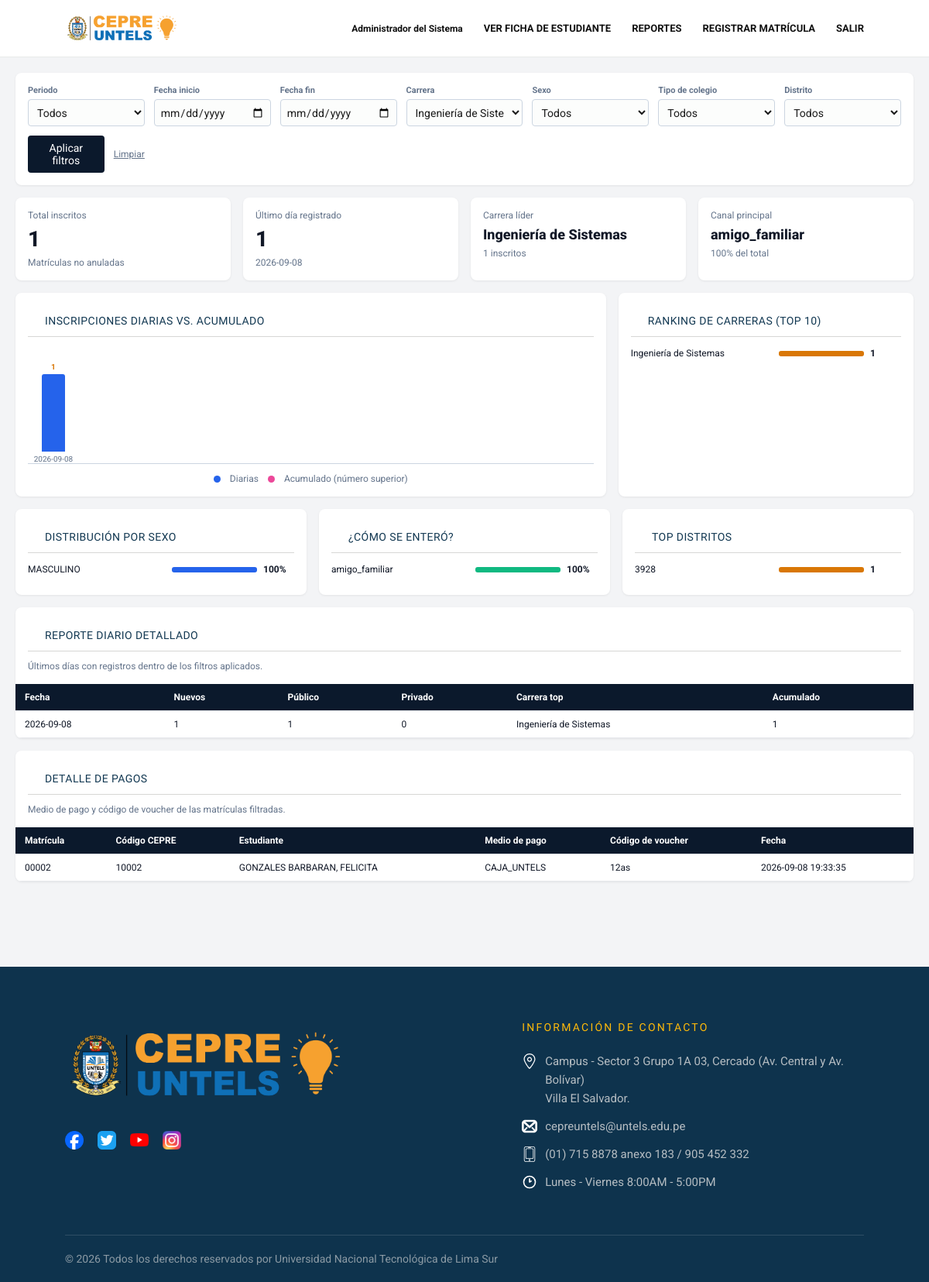
The page /public/reportes.php?carrera_id=1 (signed in) on the database its author committed.
### tables this page shows
CREATE TABLE `periodos` (
  `id` smallint(5) UNSIGNED NOT NULL,
  `nombre` varchar(80) NOT NULL,
  `fecha_inicio` date NOT NULL,
  `fecha_fin` date NOT NULL,
  `activo` tinyint(1) NOT NULL DEFAULT 1
);

CREATE TABLE `carreras` (
  `id_carrera` int(11) NOT NULL,
  `nombre_carrera` varchar(100) NOT NULL,
  `descripcion` text DEFAULT NULL,
  `estado` enum('ACTIVO','INACTIVO') DEFAULT 'ACTIVO',
  `fecha_creacion` timestamp NOT NULL DEFAULT current_timestamp()
);

CREATE TABLE `matriculas` (
  `id` bigint(20) UNSIGNED NOT NULL,
  `numero` varchar(30) NOT NULL,
  `estudiante_id` int(11) NOT NULL,
  `periodo_id` smallint(5) UNSIGNED NOT NULL,
  `condicion_id` tinyint(3) UNSIGNED NOT NULL,
  `turno_id` tinyint(3) UNSIGNED NOT NULL,
  `modalidad_clase_id` tinyint(3) UNSIGNED NOT NULL,
  `carrera_id` int(11) NOT NULL,
  `medio_pago` varchar(30) DEFAULT NULL,
  `codigo_voucher` varchar(50) DEFAULT NULL,
  `estado` enum('BORRADOR','PENDIENTE','OBSERVADA','CONFIRMADA','ANULADA') NOT NULL DEFAULT 'BORRADOR',
  `fecha_registro` datetime NOT NULL DEFAULT current_timestamp(),
  `observaciones` varchar(500) DEFAULT NULL
);

CREATE TABLE `estudiantes` (
  `id_estudiante` int(11) NOT NULL,
  `numero_matricula` varchar(10) NOT NULL,
  `codigo_estudiante` varchar(20) DEFAULT NULL,
  `apellido_paterno` varchar(50) NOT NULL,
  `apellido_materno` varchar(50) NOT NULL,
  `nombres` varchar(100) NOT NULL,
  `tipo_documento` enum('DNI','CE','PASAPORTE') DEFAULT 'DNI',
  `numero_documento` varchar(20) NOT NULL,
  `sexo` enum('MASCULINO','FEMENINO') NOT NULL,
  `fecha_nacimiento` date NOT NULL,
  `email` varchar(100) NOT NULL,
  `telefono_casa` varchar(15) DEFAULT NULL,
  `telefono_celular` varchar(15) NOT NULL,
  `pais_actual` varchar(50) DEFAULT NULL,
  `departamento_actual` varchar(50) DEFAULT NULL,
  `provincia_actual` varchar(50) DEFAULT NULL,
  `distrito_actual` varchar(50) DEFAULT NULL,
  `direccion_actual` text DEFAULT NULL,
  `pais_nacimiento` varchar(50) DEFAULT NULL,
  `departamento_nacimiento` varchar(50) DEFAULT NULL,
  `provincia_nacimiento` varchar(50) DEFAULT NULL,
  `distrito_nacimiento` varchar(50) DEFAULT NULL,
  `anio_concluye_secundaria` year(4) DEFAULT NULL,
  `institucion_educativa` varchar(100) DEFAULT NULL,
  `preparacion_anterior` varchar(50) DEFAULT NULL,
  `mencion` varchar(100) DEFAULT NULL,
  `carrera_postula` varchar(100) NOT NULL,
  `tiene_enfermedad` tinyint(1) DEFAULT 0,
  `tratamiento` text DEFAULT NULL,
  `nombre_apoderado` varchar(100) DEFAULT NULL,
  `telefono_apoderado` varchar(15) DEFAULT NULL,
  `como_se_entero` varchar(100) DEFAULT NULL,
  `modalidad` enum('REGULAR','INTENSIVO','SEMIPRESENCIAL') DEFAULT 'REGULAR',
  `condicion` enum('ORDINARIO','EXTRAORDINARIO') DEFAULT 'ORDINARIO',
  `turno` enum('MANANA','TARDE','NOCHE') NOT NULL,
  `estado` enum('ACTIVO','INACTIVO','RETIRADO') DEFAULT 'ACTIVO',
  `fecha_registro` timestamp NOT NULL DEFAULT current_timestamp(),
  `fecha_actualizacion` timestamp NOT NULL DEFAULT current_timestamp() ON UPDATE current_timestamp()
);

### public/reportes.php (the view, shortened to what the rows shown need)
<?php
require_once __DIR__ . '/../app/models/MatriculaModel.php';
$model = new MatriculaModel();
$catalogos = $model->catalogos();
$catalogos['periodos'] = array_values(array_filter(
  $catalogos['periodos'],
  static fn (array $periodo): bool => preg_match('/^\d{4}-(?:I|II)$/', (string) $periodo['nombre']) === 1
));
$positiveInt = static function (mixed $value): ?int {
    $value = filter_var($value, FILTER_VALIDATE_INT, ['options' => ['min_range' => 1]]);
    return $value === false ? null : $value;
};
$date = static function (mixed $value): ?string {
    return is_string($value) && preg_match('/^\d{4}-\d{2}-\d{2}$/', $value) ? $value : null;
};
$periodoId = $positiveInt($_GET['periodo_id'] ?? null);
$carreraId = $positiveInt($_GET['carrera_id'] ?? null);
$sectorId = $positiveInt($_GET['sector_id'] ?? null);
$sexo = in_array($_GET['sexo'] ?? '', ['MASCULINO', 'FEMENINO'], true) ? $_GET['sexo'] : null;
$distrito = trim((string) ($_GET['distrito'] ?? '')) ?: null;
$desde = $date($_GET['desde'] ?? null);
$hasta = $date($_GET['hasta'] ?? null);
$reportes = $model->reportes($periodoId, $desde, $hasta, $carreraId, $sexo, $sectorId, $distrito);
function reportLabel(mixed $value): string
{
    return htmlspecialchars((string) $value, ENT_QUOTES, 'UTF-8');
}
function reportOptions(array $options, mixed $selected): void
{
    foreach ($options as $option) {
        $value = (string) ($option['id'] ?? $option['nombre'] ?? '');
        $label = (string) ($option['nombre'] ?? '');
        echo '<option value="' . reportLabel($value) . '"' . ((string) $selected === $value ? ' selected' : '') . '>' . reportLabel($label) . '</option>';
    }
}
$daily = $reportes['por_dia'];
$latestDaily = array_reverse(array_slice($daily, -5));
?>
<!DOCTYPE html>
<html lang="es">
<head>
  <link rel="stylesheet" href="/cepre_untels/public/css/app.css?v=20260907">
  <link rel="stylesheet" href="/cepre_untels/public/css/reportes.css?v=20260907">
</head>
<body>
<main class="container">
  <form class="filters" method="get">
    <div class="filter"><label for="periodo_id">Periodo</label><select id="periodo_id" name="periodo_id"><option value="">Todos</option><?php reportOptions($catalogos['periodos'], $periodoId); ?></select></div>
    <div class="filter"><label for="carrera_id">Carrera</label><select id="carrera_id" name="carrera_id"><option value="">Todas</option><?php reportOptions($catalogos['carreras'], $carreraId); ?></select></div>
  </form>
  <section class="grid charts">
    <article class="card">
      <h2>Inscripciones diarias vs. acumulado</h2>
    </article>
    <article class="card">
      <h2>Ranking de carreras (Top 10)</h2>
    </article>
  </section>
  <section class="grid three">
    <article class="card">
      <h2>Distribución por sexo</h2>
    </article>
    <article class="card">
      <h2>¿Cómo se enteró?</h2>
    </article>
    <article class="card">
      <h2>Top distritos</h2>
    </article>
  </section>
  <section class="table-container">
    <div class="table-head">
      <h2 class="table-title">Reporte diario detallado</h2>
    </div>
    <?php if ($latestDaily === []): ?>
      <p class="empty">No hay registros para los filtros seleccionados.</p>
    <?php else: ?>
      <table>
        <thead>
          <tr>
            <th>Fecha</th>
            <th>Nuevos</th>
            <th>Público</th>
            <th>Privado</th>
            <th>Carrera top</th>
            <th>Acumulado</th>
          </tr>
        </thead>
      </table>
    <?php endif; ?>
  </section>
  <section class="table-container">
    <div class="table-head">
      <h2 class="table-title">Detalle de pagos</h2>
    </div>
    <?php if ($reportes['estudiantes'] === []): ?>
      <p class="empty">No hay registros para los filtros seleccionados.</p>
    <?php else: ?>
      <table>
        <thead><tr><th>Matrícula</th><th>Código CEPRE</th><th>Estudiante</th><th>Medio de pago</th><th>Código de voucher</th><th>Fecha</th></tr></thead>
        <tbody>
          <?php foreach ($reportes['estudiantes'] as $row): ?>
            <tr>
              <td><?= reportLabel($row['numero']) ?></td>
              <td><?= reportLabel($row['codigo_estudiante']) ?></td>
              <td><?= reportLabel($row['estudiante']) ?></td>
              <td><?= reportLabel($row['medio_pago']) ?></td>
              <td><?= reportLabel($row['codigo_voucher']) ?></td>
              <td><?= reportLabel($row['fecha_registro']) ?></td>
            </tr>
          <?php endforeach; ?>
        </tbody>
      </table>
    <?php endif; ?>
  </section>
</main>
<?php require __DIR__ . '/../app/views/partials/site-footer.php'; ?>
</body>
</html>

### rows shown on the page
periodos: carrera_id "Ingeniería de Sistemas"
matriculas: numero "00002", estudiante.codigo_estudiante "10002", estudiante "GONZALES BARBARAN, FELICITA", medio_pago "CAJA_UNTELS", codigo_voucher "12as", fecha_registro "2026-09-08 19:33:35"

### other values the page prints
currentUser()['nombre'] "Administrador del Sistema"
reportNumber($reportes['total']) "1"
reportNumber($daily === [] ? 0 : $daily[count($daily) - 1]['total']) "1"
reportLabel($topCareer['etiqueta']) "Ingeniería de Sistemas"
reportNumber($topCareer['total']) "1"
reportLabel($topSource['etiqueta']) "amigo_familiar"
reportPercent((int) $topSource['total'], $reportes['total']) "100%"
reportNumber($row['acumulado']) "1"
reportLabel($row['fecha']) "2026-09-08"
reportLabel($row['etiqueta']) "Ingeniería de Sistemas"
reportNumber($row['total']) "1"
reportLabel($row['etiqueta']) "MASCULINO"
reportPercent((int) $row['total'], $reportes['total']) "100%"
reportLabel($row['etiqueta']) "amigo_familiar"
reportLabel($row['etiqueta']) "3928"
